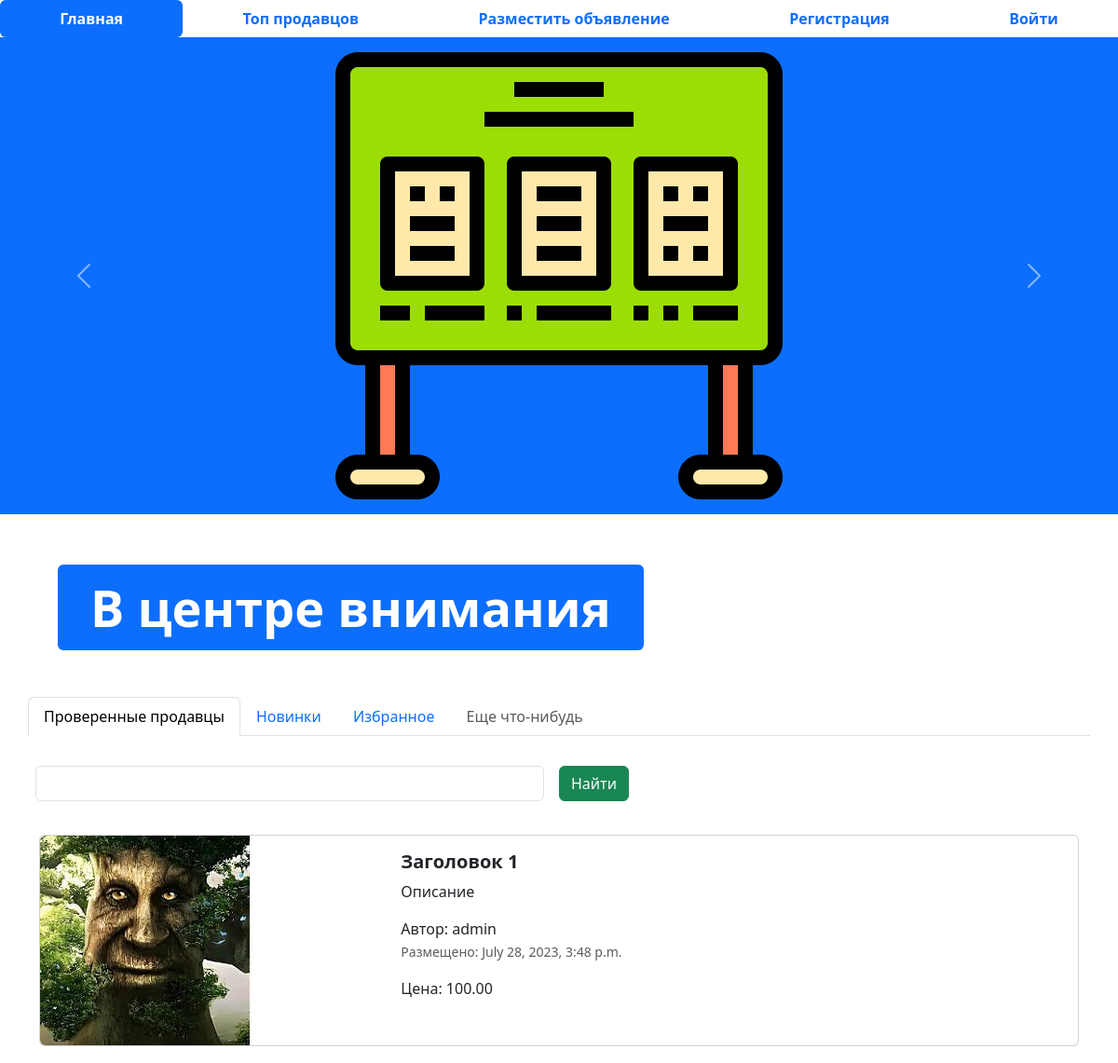
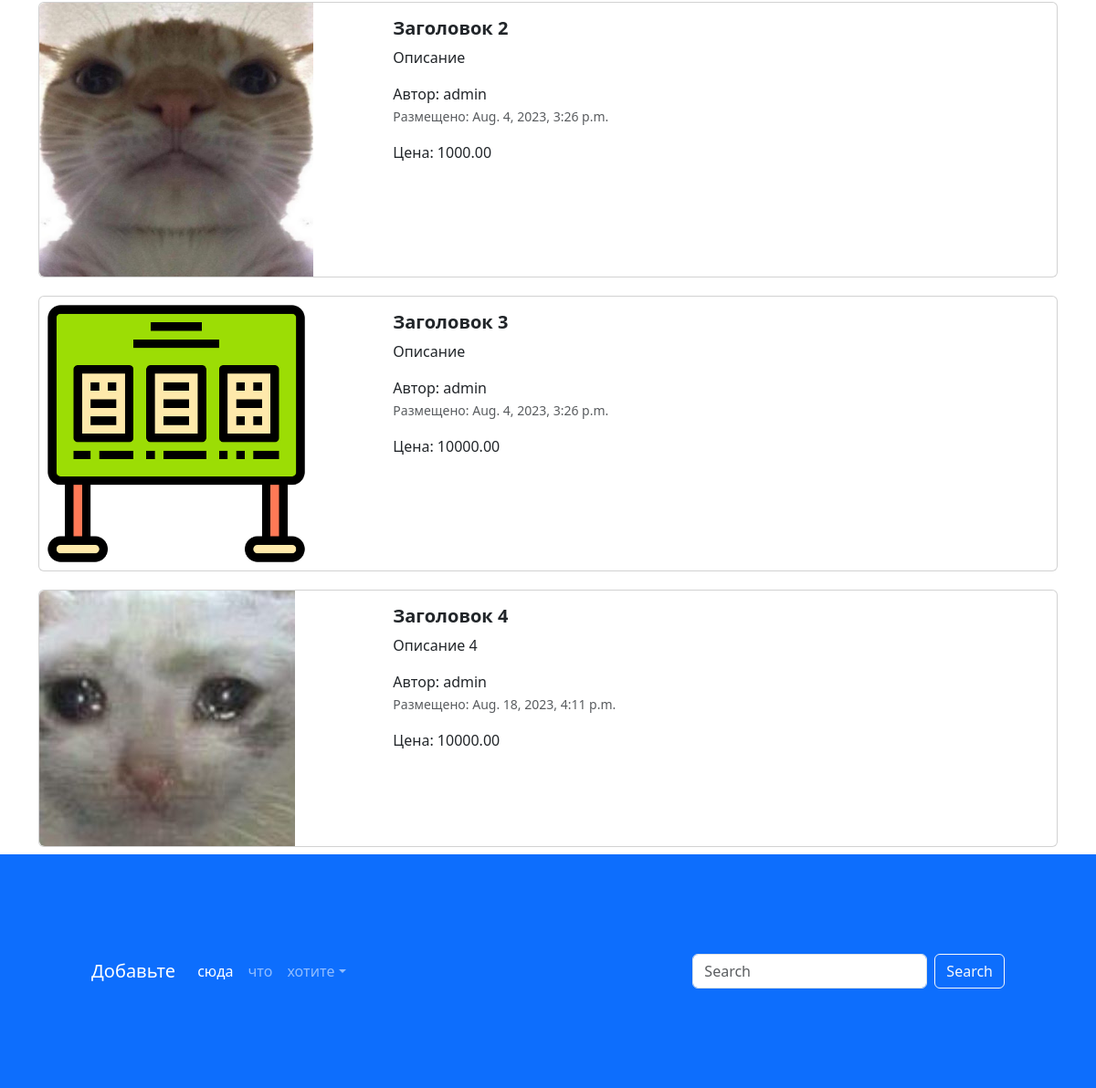
The page / on the database its author committed (2 pictures, top to bottom).
### app_advertisements/models.py (models this page shows, shortened)
class Advertisement(models.Model):
    title = models.CharField("Заголовок", max_length=128, validators=[validate_question_mark])
    description = models.TextField("Описание")
    price = models.DecimalField("Цена", max_digits=10, decimal_places=2)
    auction = models.BooleanField("Торг", help_text="Уместен торг или нет")
    created_at = models.DateTimeField(auto_now_add=True)
    updated_at = models.DateTimeField(auto_now=True)
    user = models.ForeignKey(User, verbose_name="Пользователь", on_delete=models.CASCADE)
    image = models.ImageField("Изображение", upload_to="advertisements/", null=True, blank=True)
    class Meta:
        db_table = 'advertisements'

### app_advertisements/views.py (the view)
# urls.py: path('', index, name='index'),
def index(request):
    advertisements = Advertisement.objects.all()
    context = {"advertisements": advertisements}
    return render(request, 'app_advertisements/index.html', context)

### templates/app_advertisements/index.html (shortened to what this page needs)
{% extends 'base.html' %}
{% load static %}
{% block content %}
<ul class="nav nav-pills sticky-top bg-white nav-fill">
  <li class="nav-item">
    <a class="nav-link active" aria-current="page" href= "{% url 'index' %}">
      <span style="font-weight: bold;">Главная</span>
    </a>
  </li>
  <li class="nav-item">
    <a class="nav-link" href= "{% url 'top_sellers' %}"><span style="font-weight: bold;">Топ продавцов</span>
    </a>
  </li>
  <li class="nav-item">
    <a class="nav-link" href= "{% url 'adv-post' %}">
      <span style="font-weight: bold;">Разместить объявление</span>
    </a>
  </li>
  {% if not user.is_authenticated %}
  <li class="nav-item">
    <a class="nav-link" href="{% url 'register' %}">
      <span style="font-weight: bold;">Регистрация</span>
    </a>
  </li>
  <li class="nav-item">
    <a class="nav-link" href="{% url 'login' %}">
      <span style="font-weight: bold;">Войти</span>
    </a>
  </li>
  {% endif %}
</ul>
<div id="carouselExampleControls" class="carousel slide bg-primary" data-bs-ride="carousel">
  <div class="carousel-inner">
    <div class="carousel-item active">
      <img src='{% static "img/adv.png" %}' class="mx-auto d-block w-33" alt="...">
    </div>
  </div>
  <button class="carousel-control-prev" type="button" data-bs-target="#carouselExampleControls" data-bs-slide="prev">
    <span class="carousel-control-prev-icon" aria-hidden="true"></span>
  </button>
  <button class="carousel-control-next" type="button" data-bs-target="#carouselExampleControls" data-bs-slide="next">
    <span class="carousel-control-next-icon" aria-hidden="true"></span>
  </button>
</div>
<div class="container" style="margin: 50px;">
  <div class="display-2">
    <span class="badge bg-primary">В центре внимания</span>
  </div>
</div>
<div class="container">
  <div class="row">
    <ul class="nav nav-tabs bg-white">
      <li class="nav-item">
        <a class="nav-link active" aria-current="page" href="#">Проверенные продавцы</a>
      </li>
      <li class="nav-item">
        <a class="nav-link" href="#">Новинки</a>
      </li>
      <li class="nav-item">
        <a class="nav-link" href="#">Избранное</a>
      </li>
      <li class="nav-item">
        <a class="nav-link disabled" href="#" tabindex="-1" aria-disabled="true">Еще что-нибудь</a>
      </li>
    </ul>
    <form class="row g-3">
      <div class="col-auto w-50">
        <input type="text" class="form-control">
      </div>
      <div class="col-auto">
        <button type="submit" class="btn btn-success mb-3">Найти</button>
      </div>
    </form>
  </div>
  {% for adv in advertisements %}
  <div class="col">
    <div class="card mb-2" style="max-width: 1200px; margin-top: 20px;">
      <div class="row g-0">
        <div class="col-md-4">
          <a href="advertisement.html" class="nav-link">
            <img src="{% if adv.image %} {{ adv.image.url }} {% else %} {% static 'img/adv.png' %} {% endif %}" class="img-fluid rounded-start" alt="Card title" style="max-width: 300px; max-height: 300px;">
          </a>
        </div>
        <div class="col-md-8">
          <div class="card-body">
            <h5 class="card-title">
              <a href="advertisement.html" class="nav-link"><strong>{{ adv.title }}</strong></a>
            </h5>
            <a href="advertisement.html" class="nav-link">
              <p class="card-text">
                {{ adv.description }}
              </p>
              <span>Автор: {{ adv.user }}</span>
              <p class="card-text"><small class="text-muted">Размещено: {{ adv.created_at }}</small></p>
              <span>Цена: {{ adv.price }}</span>
            </a>
          </div>
        </div>
      </div>
    </div>
  </div>
  {% endfor %}
</div>
<footer style="padding: 100px;" class="bg-primary">
  <nav class="navbar navbar-expand-sm navbar-dark">
    <a class="navbar-brand" href="#">Добавьте</a>
    <div class="collapse navbar-collapse" id="collapsibleNavId">
      <ul class="navbar-nav me-auto mt-2 mt-lg-0">
        <li class="nav-item">
          <a class="nav-link active" href="#" aria-current="page">сюда</a>
        </li>
        <li class="nav-item">
          <a class="nav-link" href="#">что</a>
        </li>
        <li class="nav-item dropdown">
          <a class="nav-link dropdown-toggle" href="#" id="dropdownId" data-bs-toggle="dropdown" aria-haspopup="true"
             aria-expanded="false">хотите</a>
        </li>
      </ul>
      <form class="d-flex my-2 my-lg-0">
        <input class="form-control me-sm-2" type="text" placeholder="Search">
        <button class="btn btn-outline-light my-2 my-sm-0" type="submit">Search</button>
      </form>
    </div>
  </nav>
</footer>
{% endblock %}

### templates/base.html (shortened to what this page needs)
{% load static %}
<!DOCTYPE html>
<html lang="en">
<head>
    <link href={% static "css/bootstrap.min.css" %} rel="stylesheet">
    <link rel="stylesheet" href={% static "css/fontello.css" %}>
</head>
<body>
    {% block content %}
    {% endblock %}
</body>
</html>

### rows shown on the page
Advertisement: image (picture), title "Заголовок 1", description "Описание", user "admin", created_at "July 28, 2023, 3:48 p.m.", price "100.00"
Advertisement: image (picture), title "Заголовок 2", description "Описание", user "admin", created_at "Aug. 4, 2023, 3:26 p.m.", price "1000.00"
Advertisement: title "Заголовок 3", description "Описание", user "admin", created_at "Aug. 4, 2023, 3:26 p.m.", price "10000.00"
Advertisement: image (picture), title "Заголовок 4", description "Описание 4", user "admin", created_at "Aug. 18, 2023, 4:11 p.m.", price "10000.00"
